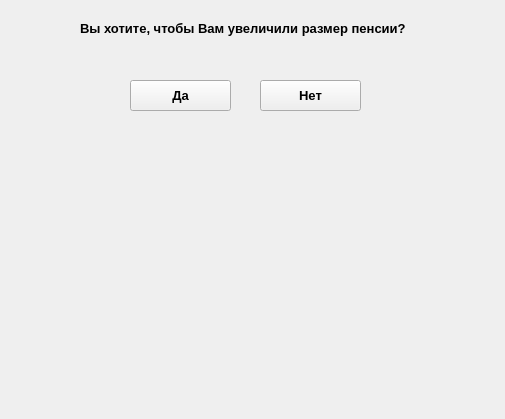
<?xml version="1.0" encoding="UTF-8"?>
<ui version="4.0">
 <class>MainWindow</class>
 <widget class="QMainWindow" name="MainWindow">
  <property name="geometry">
   <rect>
    <x>0</x>
    <y>0</y>
    <width>505</width>
    <height>419</height>
   </rect>
  </property>
  <property name="minimumSize">
   <size>
    <width>505</width>
    <height>419</height>
   </size>
  </property>
  <property name="maximumSize">
   <size>
    <width>505</width>
    <height>419</height>
   </size>
  </property>
  <property name="windowTitle">
   <string>Хочу большую пенсию</string>
  </property>
  <widget class="QWidget" name="centralwidget">
   <widget class="QPushButton" name="pushB_yes">
    <property name="geometry">
     <rect>
      <x>130</x>
      <y>80</y>
      <width>101</width>
      <height>31</height>
     </rect>
    </property>
    <property name="font">
     <font>
      <pointsize>10</pointsize>
      <weight>75</weight>
      <bold>true</bold>
     </font>
    </property>
    <property name="text">
     <string>Да</string>
    </property>
   </widget>
   <widget class="QPushButton" name="pushB_no">
    <property name="geometry">
     <rect>
      <x>260</x>
      <y>80</y>
      <width>101</width>
      <height>31</height>
     </rect>
    </property>
    <property name="font">
     <font>
      <pointsize>10</pointsize>
      <weight>75</weight>
      <bold>true</bold>
     </font>
    </property>
    <property name="text">
     <string>Нет</string>
    </property>
   </widget>
   <widget class="QLabel" name="label">
    <property name="geometry">
     <rect>
      <x>80</x>
      <y>20</y>
      <width>335</width>
      <height>16</height>
     </rect>
    </property>
    <property name="font">
     <font>
      <pointsize>10</pointsize>
      <weight>75</weight>
      <bold>true</bold>
     </font>
    </property>
    <property name="text">
     <string>Вы хотите, чтобы Вам увеличили размер пенсии?</string>
    </property>
   </widget>
  </widget>
 </widget>
 <resources/>
 <connections>
  <connection>
   <sender>pushB_no</sender>
   <signal>clicked()</signal>
   <receiver>MainWindow</receiver>
   <slot>close()</slot>
   <hints>
    <hint type="sourcelabel">
     <x>310</x>
     <y>95</y>
    </hint>
    <hint type="destinationlabel">
     <x>252</x>
     <y>209</y>
    </hint>
   </hints>
  </connection>
 </connections>
</ui>
